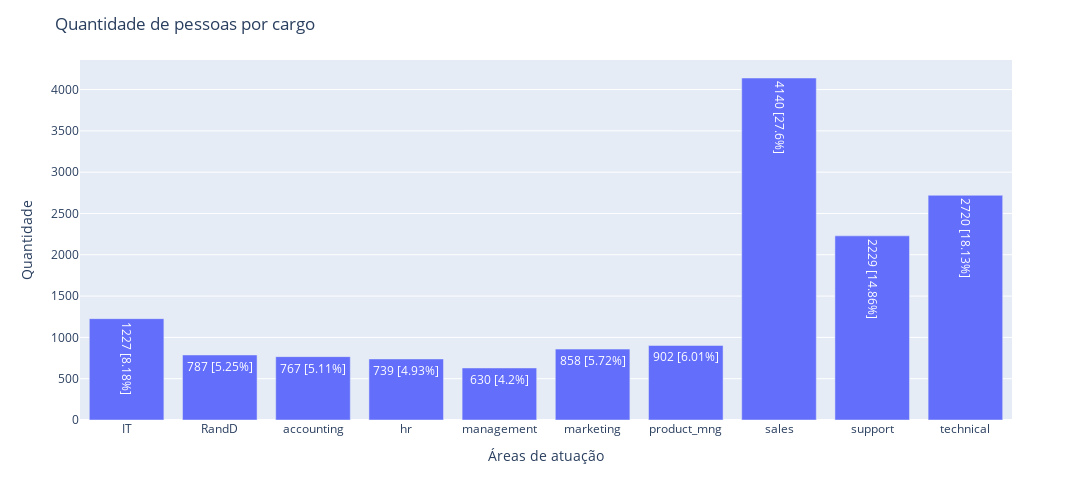

Notebook source saved alongside this figure:
### Markdown cell above
<h3>.9) Área de atuação (area)</h3>

### Code cell
exibeBarplot(df_ind, coluna='area', xlabel='Áreas de atuação', ylabel='Quantidade', 
            title='Quantidade de pessoas por cargo', width=1300, height=500)

### Figure 1 — Plotly figure (JSON) as saved in the notebook; plotly's stock layout.template omitted (floating-point values rounded to 4 significant figures)
{"data": [{"alignmentgroup": "True", "hovertemplate": "x=%{x}<br>y=%{y}<br>text=%{text}<extra></extra>", "legendgroup": "", "marker": {"color": "#636efa", "pattern": {"shape": ""}}, "name": "", "offsetgroup": "", "orientation": "v", "showlegend": false, "text": ["1227 [8.18%]", "787 [5.25%]", "767 [5.11%]", "739 [4.93%]", "630 [4.2%]", "858 [5.72%]", "902 [6.01%]", "4140 [27.6%]", "2229 [14.86%]", "2720 [18.13%]"], "textposition": "auto", "type": "bar", "x": ["IT", "RandD", "accounting", "hr", "management", "marketing", "product_mng", "sales", "support", "technical"], "xaxis": "x", "y": [1227, 787, 767, 739, 630, 858, 902, 4140, 2229, 2720], "yaxis": "y"}], "layout": {"autosize": false, "barmode": "relative", "height": 500, "legend": {"tracegroupgap": 0}, "margin": {"t": 60}, "title": {"text": "<span>Quantidade de pessoas por cargo</span>"}, "width": 1300, "xaxis": {"anchor": "y", "domain": [0, 1], "title": {"text": "<span>Áreas de atuação</span>"}}, "yaxis": {"anchor": "x", "domain": [0, 1], "title": {"text": "<span>Quantidade</span>"}}}}
